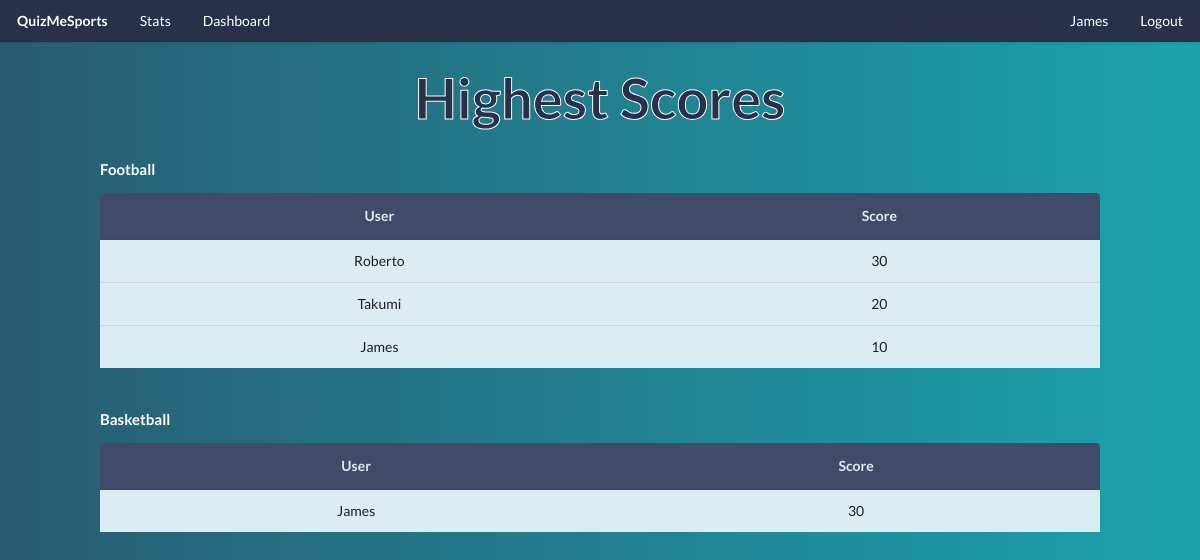
Page /dashboard (signed in) on the committed database.
### login_app/models.py (models this page shows, shortened)
class User(models.Model):
    first_name= models.CharField(max_length=40)
    last_name= models.CharField(max_length=40, blank=True)
    username= models.CharField(max_length=40)
    password= models.CharField(max_length=120)
    isadmin=models.BooleanField(default=False)
    created_at = models.DateTimeField(auto_now_add=True)
    updated_at = models.DateTimeField(auto_now=True)
    objects = UserManager()

### questions_app/models.py (models this page shows, shortened)
class Category(models.Model):
    title =  models.CharField(max_length=40)
    created_at = models.DateTimeField(auto_now_add=True)
    updated_at = models.DateTimeField(auto_now=True)
    objects = CategoryManager()

### profile_app/views.py (the view)
# urls.py: path('dashboard',views.dashboard),
def dashboard(request):
    if 'user_id' in request.session:
        all_users=User.objects.all()
        all_categories=Category.objects.all()
        score_results = Score.objects.values('quiz_category','quiz_taken_by').annotate(sum=Sum('score')).order_by('-sum')
        context={
            "categories":Category.objects.all(),
            "users":User.objects.all(),
            "scores":score_results,
        }
        return render(request,'dashboard.html',context)
    return HttpResponse(render(request,'index.html'))

### profile_app/templates/dashboard.html (shortened to what this page needs)
<!DOCTYPE html>
<html lang="en">
    <head>
        {% load static%}
        <link rel="stylesheet" href="{% static 'css/styles.css'%}">
        <link rel="stylesheet" href="https://cdn.jsdelivr.net/npm/semantic-ui@2.4.2/dist/semantic.min.css">
    </head>
    <body>
        <div id="navbar" class="ui fixed borderless menu">
            <a href="/play" class="header item">QuizMeSports</a>
            <a href="/stats" class="item">Stats</a>
            <a href="/dashboard" class="item">Dashboard</a>
            <div class="right menu">
                <a href="{%url 'user_page'%}" class="item">{{request.session.first_name| capfirst}}</a>
                <a href="{%url 'logout'%}" class="item">Logout</a>
            </div>
        </div>
        <div id="dashboard-container">
            <h1 class="ui center aligned header">Highest Scores</h1>
            {%for category in categories %}
                {%if category.questions_in_category.count > 0 %}
                    <h4 >{{category.title| capfirst}}</h4>
                    <table class="ui table center aligned dash-table">
                        <thead>
                            <tr>
                            <th>User</th>
                            <th>Score</th>
                            </tr>
                        </thead>
                        <tbody>
                        {%for score in scores%}
                            {%if score.quiz_category == category.id%}
                                {%for user in users%}
                                    {%if user.id == score.quiz_taken_by%}
                                        <tr>
                                            <td>{{ user.first_name| capfirst}}</td>
                                            <td>{{ score.sum }}</td>
                                        </tr>
                                    {%endif%}
                                {%endfor%}
                        {%endif%}
                        {%endfor%}
                        </tbody>
                    </table>
                {%endif%}
            {%endfor%}
        </div>
    </body>
</html>

### quiz_app/static/css/styles.css (style rules this page uses)
:root { --primary-color: #00818a; --secondary-color: #404b69; --tertiary-color: #dbedf3; --fourth-color: #283149; }
body { margin: 0 !important; height: 0 !important; background: #0f2027 !important; background: -webkit-linear-gradient(to right, #285c72, #1ba2ac) !important; background: linear-gradient( to right, #285c72, #1ba2ac ) !important; font-family: 'Georgia', 'Helvetica'; }
h1 { color: var(--fourth-color) !important; -webkit-text-stroke: 1px white; font-size: 4rem !important; font-family: Lato, 'Helvetica Neue', Arial, Helvetica, sans-serif; }
table.ui.table { border: none; margin-top: 30px; -webkit-box-shadow: 1px 1px 18px 9px rgba(40, 49, 73, 0.78); box-shadow: 1px 1px 18px 9px rgba(40, 49, 73, 0.78); border-radius: 10px; }
table.ui.table thead th { background-color: var(--secondary-color); color: var(--tertiary-color); }
table.ui.table tbody td { background-color: var(--tertiary-color); }
#navbar { background-color: var(--fourth-color); }
#navbar a { color: white; }
div#dashboard-container { max-width: 1000px; margin: 0 auto; margin-top: 5rem; }
#dashboard-container h4 { color: white; }
#dashboard-container .dash-table { margin-top: 0; margin-bottom: 3rem; }
#dashboard-container table { margin-bottom: 0; }
.table.ui.table { box-shadow: none; }

### rows in the picture
User: session.first_name "James", first_name "James", sum "10", sum "30"
Category: title "Football"
User: first_name "Roberto", sum "30"
User: first_name "Takumi", sum "20"
Category: title "Basketball"
